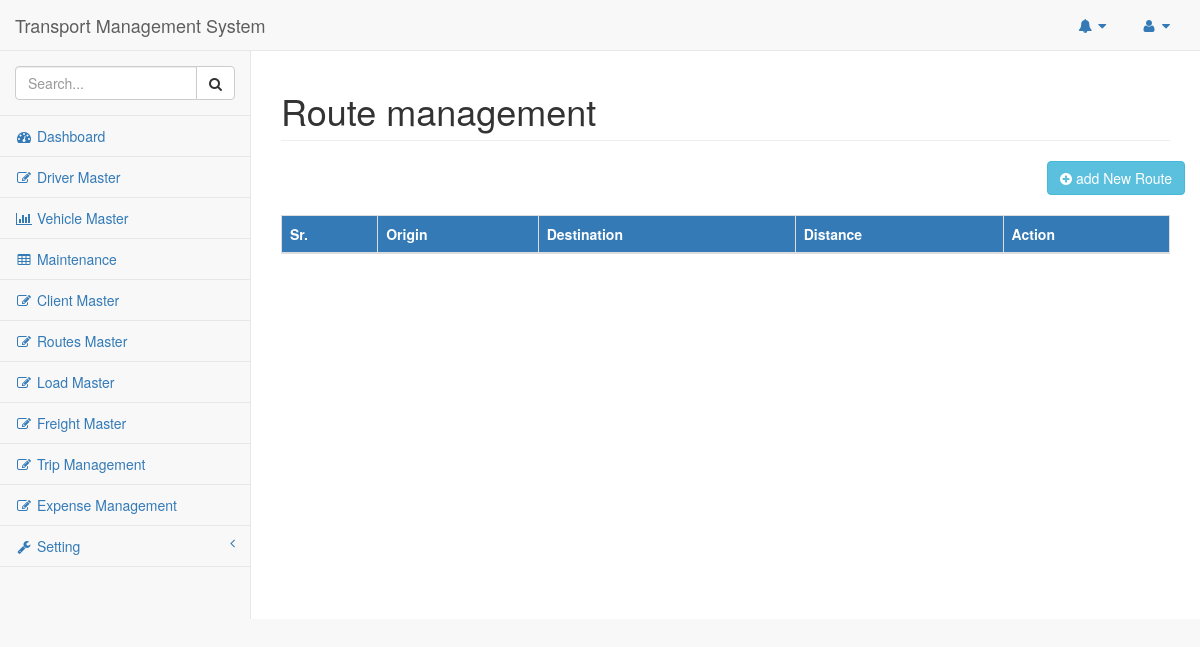
/index.php/route, run on an earlier commit of the app's database.
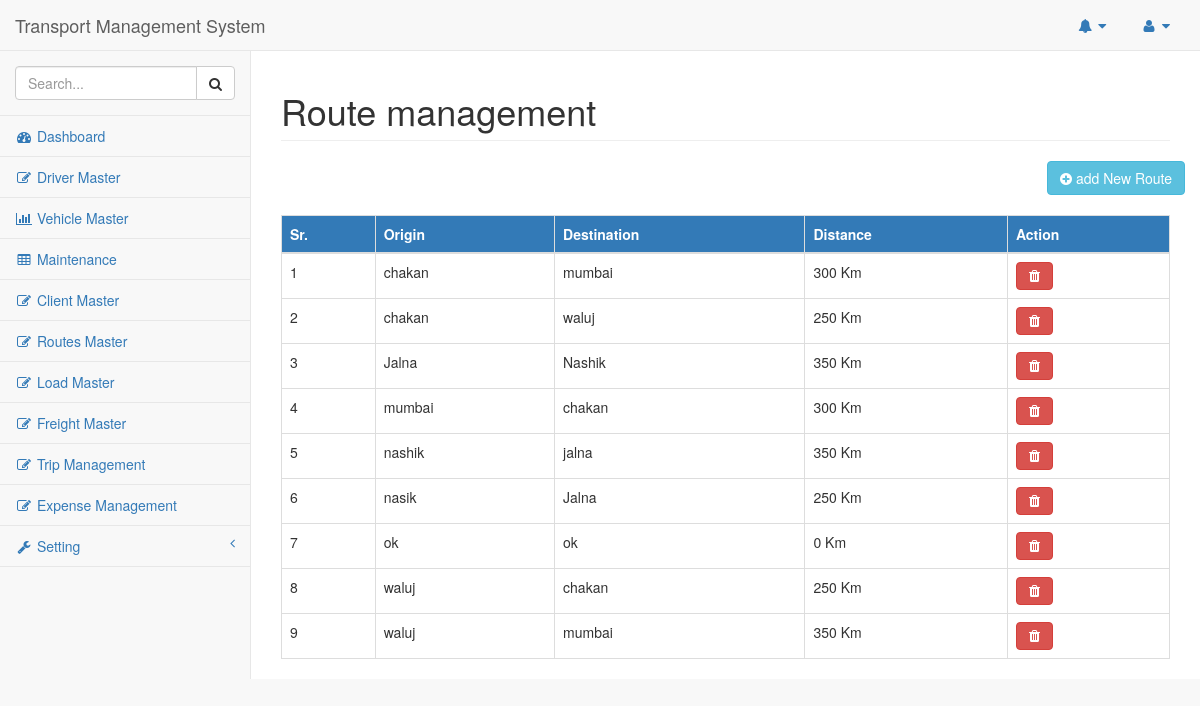
And on a later commit of the database.
### tables this page shows
CREATE TABLE `routes` (
  `route_id` int(11) NOT NULL,
  `route_origin` varchar(225) NOT NULL,
  `route_destination` varchar(225) NOT NULL,
  `route_distance` int(11) NOT NULL
);

### application/controllers/Route.php (called while the page is built, shortened)
<?php
class Route extends CI_Controller
{
    public function index()
    {
        $data['route_info'] = $this->routes_model->fetch_route();
        template($this, 'route', $data);
    }
}

### index.php (called while the page is built, shortened)
<?php
require_once BASEPATH.'core/CodeIgniter.php';

### application/models/Routes_model.php (called while the page is built, shortened)
<?php
class Routes_model extends CI_Model
{
    public function fetch_route()
    {
        $this->db->order_by('route_origin', 'asc');
        $query = $this->db->get("routes");
        return $query->result_array();
    }
}

### application/views/route.php (the view, shortened to what this page needs)
<body>
    <div id="wrapper">
        <?php $this->load->view('templates/navbar');?>
        <div id="page-wrapper">
            <div class="row">
                <div class="col-lg-12">
                    <h1 class="page-header">Route management</h1>
                </div>
                <button type="button" class="btn btn-info pull-right" id="add_new_route">
                <i class="fa fa-plus-circle"></i>
                 add New Route</button>
            </div>
            <br/>
            <div class="card-body">
                <div class="table-responsive">
                    <table class="table table-bordered table-hover" id="dataTable">
                        <thead class="bg-primary">
                            <tr>
                                <th>Sr.</th>
                                <th>Origin</th>
                                <th>Destination</th>
                                <th>Distance</th>
                                <th>Action</th>
                            </tr>
                        </thead>
                        <tbody id="route_info">
                            <?php for ($i = 0; $i < count($route_info); $i++) {?>
                            <tr>
                                <td><?php echo ($i+1); ?></td>
                                <td><?php echo $route_info[$i]['route_origin']; ?></td>
                                <td><?php echo $route_info[$i]['route_destination']; ?></td>
                                <td><?php echo $route_info[$i]['route_distance']; ?> Km</td>
                                <td>
                                    <a class="btn btn-danger fa fa-trash" id="delete_route_btn"
                                        value="'.$value->route_id.'"></a>
                                </td>
                            </tr>
                            <?php
}
?>
                        </tbody>
                    </table>
                </div>
            </div>
        </div>
    </div>
</body>

### application/views/templates/header.php (shortened to what this page needs)
<!DOCTYPE html>
<html lang="en">
<head>
    <title><?php title(); ?></title>
    <link href="<?php echo base_url(); ?>assets/vendor/bootstrap/css/bootstrap.min.css" rel="stylesheet">
    <link href="<?php echo base_url(); ?>assets/vendor/metisMenu/metisMenu.min.css" rel="stylesheet">
    <link href="<?php echo base_url(); ?>assets/dist/css/sb-admin-2.css" rel="stylesheet">
    <link href="<?php echo base_url(); ?>assets/css/custom.css" rel="stylesheet">
    <link href="<?php echo base_url(); ?>assets/vendor/morrisjs/morris.css" rel="stylesheet">
    <link href="<?php echo base_url(); ?>assets/vendor/font-awesome/css/font-awesome.min.css" rel="stylesheet" type="text/css">
</head>

### application/views/templates/navbar.php (shortened to what this page needs)
<nav class="navbar navbar-default navbar-static-top" role="navigation" style="margin-bottom: 0">
    <div class="navbar-header">
        <a class="navbar-brand" href="<?php echo base_url('admin'); ?>"><?php title(); ?></a>
    </div>
    <ul class="nav navbar-top-links navbar-right">
        <li class="dropdown">
            <a class="dropdown-toggle" data-toggle="dropdown" href="#">
                <i class="fa fa-bell fa-fw"></i> <i class="fa fa-caret-down"></i>
            </a>
        </li>
        <li class="dropdown">
            <a class="dropdown-toggle" data-toggle="dropdown" href="#">
                <i class="fa fa-user fa-fw"></i> <i class="fa fa-caret-down"></i>
            </a>
        </li>
    </ul>
    <div class="navbar-default sidebar" role="navigation">
        <div class="sidebar-nav navbar-collapse">
            <ul class="nav" id="side-menu">
                <li class="sidebar-search">
                    <div class="input-group custom-search-form">
                        <input type="text" class="form-control" placeholder="Search...">
                        <span class="input-group-btn">
                        <button class="btn btn-default" type="button">
                            <i class="fa fa-search"></i>
                        </button>
                    </span>
                    </div>
                </li>
                <li>
                    <a href="<?php echo base_url('admin'); ?>"><i class="fa fa-dashboard fa-fw"></i> Dashboard</a>
                </li>
                                        <li>
                    <a href="<?php echo base_url('driver'); ?>"><i class="fa fa-edit fa-fw"></i> Driver Master</a>
                </li>
                <li>
                    <a href="<?php echo base_url('vehicle'); ?>"><i class="fa fa-bar-chart-o fa-fw"></i> Vehicle Master</a>
                </li>
                <li>
                    <a href="<?php echo base_url('maintenance'); ?>"><i class="fa fa-table fa-fw"></i> Maintenance</a>
                </li>
                <li>
                    <a href="<?php echo base_url('client'); ?>">
                        <i class="fa fa-edit fa-fw"></i>
                        Client Master
                    </a>
                </li>
                <li>
                <a href="<?php echo base_url('route/'); ?>"><i class="fa fa-edit fa-fw"></i> Routes Master</a>
                </li>
                <li>
                   <a href="<?php echo base_url('operations/load_management'); ?>">
                        <i class="fa fa-edit fa-fw"></i>
                        Load Master
                    </a>
                </li>
                <li>
                    <a href="<?php echo base_url('operations/freight_management'); ?>">
                        <i class="fa fa-edit fa-fw"></i>
                        Freight Master
                    </a>
                </li>
                <li>
                    <a href="<?php echo base_url('operations/trip_management'); ?>"><i class="fa fa-edit fa-fw"></i> Trip Management</a>
                </li>
                <li>
                    <a href="<?php echo base_url('operations/expense_management'); ?>"><i class="fa fa-edit fa-fw"></i> Expense Management</a>
                </li>
                <li>
                    <a href="#"><i class="fa fa-wrench fa-fw"></i> Setting<span class="fa arrow"></span></a>
                </li>
            </ul>
        </div>
    </div>
</nav>

### application/helpers/genral_helper.php (shortened to what this page needs)
<?php
function title()
{
	echo "Transport Management System";
}
function template($ctx,$page = "templates/error_404",$vers = array())
{
		$ctx->load->view('templates/header');
		$ctx->load->view($page,$vers);
}

What changed in the data, as far as the page shows it:
added routes: route_origin "chakan", route_destination "mumbai", route_distance "300"
added routes: route_origin "chakan", route_destination "waluj", route_distance "250"
added routes: route_origin "Jalna", route_destination "Nashik", route_distance "350"
added routes: route_origin "mumbai", route_destination "chakan", route_distance "300"
added routes: route_origin "nashik", route_destination "jalna", route_distance "350"
added routes: route_origin "nasik", route_destination "Jalna", route_distance "250"
added routes: route_origin "ok", route_destination "ok", route_distance "0"
added routes: route_origin "waluj", route_destination "chakan", route_distance "250"
added routes: route_origin "waluj", route_destination "mumbai", route_distance "350"
